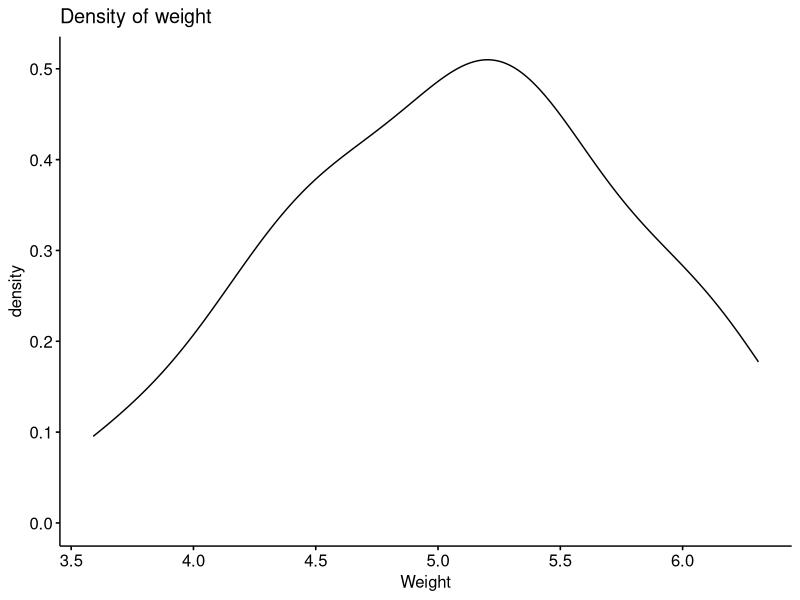
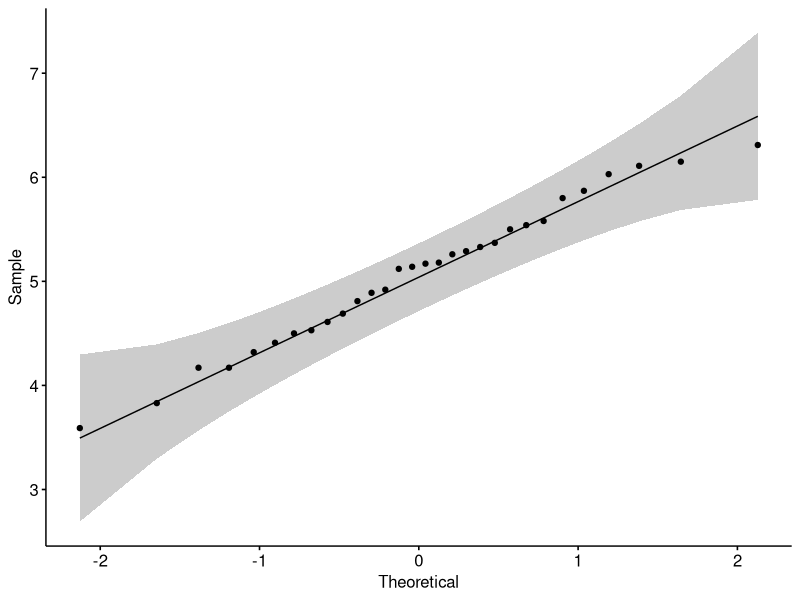
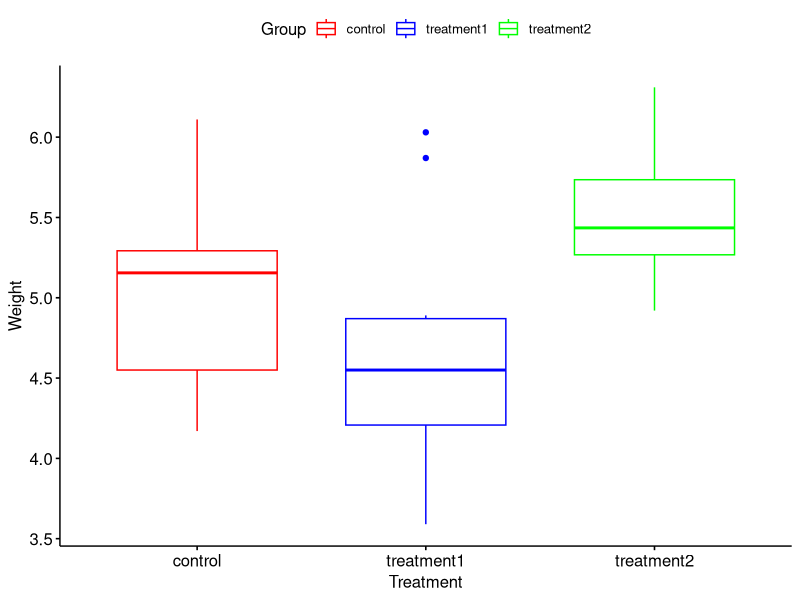
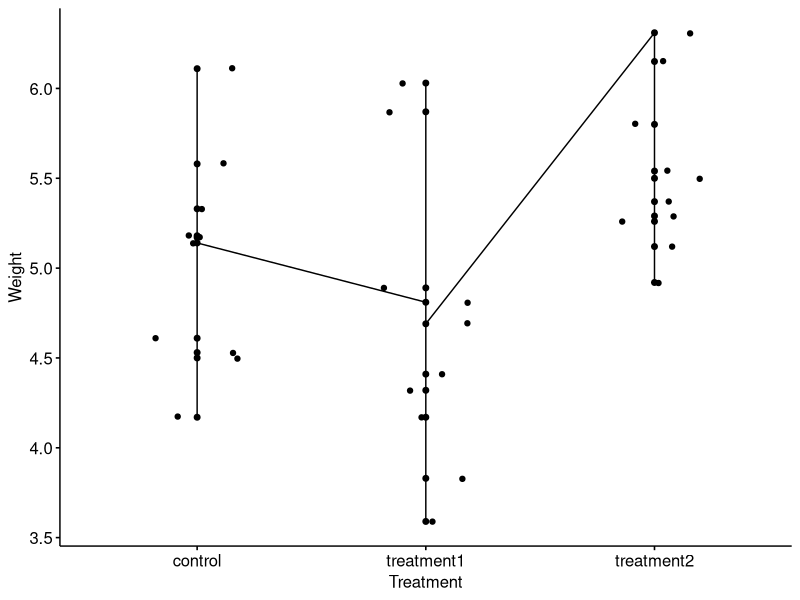

Here is the R script that generated these plots, in order:
#--------------------- Test of normality------------------------------

library(dplyr)
install.packages("ggpubr")
library(ggpubr)

# Import your data

plantgrowth <- read.csv("plantgrowth.csv", header = T, stringsAsFactors = T)
attach(plantgrowth)
View(plantgrowth)


# Normality can be checked by visual inspection [normal plots (histogram),Q-Q plot (quantile-quantile plot)] or 
# by significance tests].                                             


#  Visual methods
#  Density plot and Q-Q plot can be used to check normality visually.

# 1. Density plot: the density plot provides a visual judgment about whether the distribution is bell shaped.

ggdensity( plantgrowth$Weight , main = "Density of weight", xlab = "Weight" )


# 2. Q-Q plot: Q-Q plot (or quantile-quantile plot) draws the correlation between 
#    a given sample and the normal distribution. A 45-degree reference line is also plotted.

ggqqplot(plantgrowth$Weight)



# Normality test
# Visual inspection, described in the previous section, is usually unreliable.
# It's possible to use a significance test comparing the sample distribution to a normal
# one in order to ascertain whether data show or not a serious deviation from normality.

# There are several methods for normality test 

#  1. Kolmogorov-Smirnov (K-S) normality test 
#  2. Shapiro-Wilk's test.

# Shapiro-Wilk's method is widely recommended for normality test and it provides 
# better power than K-S. It is based on the correlation between the data and the 
# corresponding normal scores

# The R function shapiro.test() can be used to perform the Shapiro-Wilk test of
# normality for one variable (univariate):

shapiro.test(plantgrowth$Weight)

# From the output, the p-value > 0.05 (p-value = 0.8915) implying that the distribution of the data
# are not significantly different from normal distribution.
# In other words, we can assume the normality.




#----------------Test of Homogeneity----------------------------------------------------------

library(dplyr)
install.packages("ggpubr")
library(ggpubr)

# Import your data

plantgrowth <- read.csv("plantgrowth.csv", header = T, stringsAsFactors = T)

View(plantgrowth)

# Equal variances across samples is called homogeneity of variances.

#There are different variance tests that can be used to assess the equality of variances.
# These include: 
# 1. F-test: Compare the variances of two groups. The data must be normally distributed.
# 2. Bartlett's test: Compare the variances of two or more groups. The data must be normally distributed.
# 3. Levene's test: A robust alternative to the Bartlett's test that is less sensitive to departures from normality.
# 4. Fligner-Killeen's test: a non-parametric test which is very robust against departures from normality.
 
# Here we use Bartlett's test, because the data having more than 2 groups and normally distributed

# The R function bartlett.test() can be used to compute Barlett's test

bartlett.test(Weight ~ Group, data = plantgrowth)

# From the output, the p-value > 0.05 (p-value = 0.2371)  is not less than the significance level of 0.05.
# It implying that the no variance in plant growth 
# Plant growth is statistically significantly different for the three treatment groups.





#--------- One-Way ANOVA test --------------------------------------------------------------


install.packages("ggpubr")
library(ggpubr)


# Import your data

plantgrowth <- read.csv("plantgrowth.csv", header = T, stringsAsFactors = T)

View(plantgrowth)

# Checking the levels of data

levels(plantgrowth$Group)  # levels are in order

# Checking the summary statistics by count,mean & standard deviation

 
group_by(plantgrowth, Group) %>%
  summarise( count = n(),
           mean = mean( Weight, na.rm = T),
           sd = sd(Weight, na.rm = T) )

# Data-visulizaton 
 
ggboxplot( plantgrowth, x = "Group", y = "Weight",
           color = "Group", palette = c("red", "blue","green"),
           order = c("control", "treatment1","treatment2"),
           xlab = "Treatment", ylab = "Weight")

# Mean plot 

ggline(plantgrowth, x = "Group", y = "Weight",
        add = c( mean_se, "jitter"),
                 order = c('control', "treatment1","treatment2"),
                 xlab = "Treatment", ylab = "Weight")
        
       
# Analysis of variance by One-way ANOVA

analysis1 <- aov(Weight ~ Group, data = plantgrowth)

# Summary of the analysis

summary(analysis1)   

# p-value is less than the significance level 0.05,
# we can conclude that there are significant 
# differences between the groups highlighted with "*" in the model summary   
